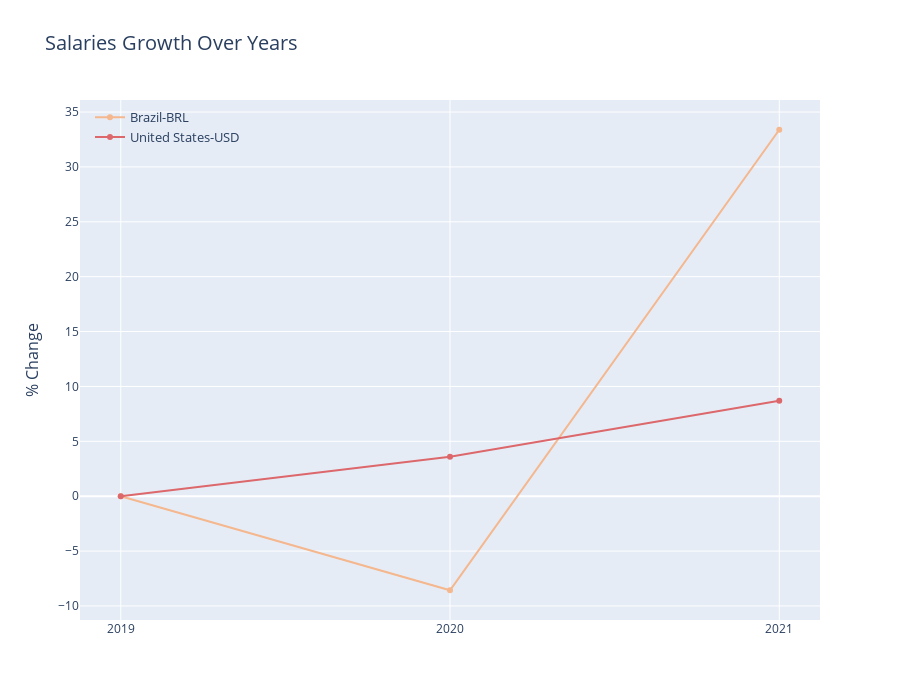

Notebook code cell kept with this figure:
### Code cell
# Plotting % differences in median salaries in Brazil and in the US over years

fig = go.Figure()

fig.add_trace(go.Scatter(x=df_all_years_br['year'],
                y=df_all_years_br['pct_change'],
                name='Brazil-BRL',
                marker_color='rgb(245, 183, 142)',
                connectgaps=False
                ))
fig.add_trace(go.Scatter(x=df_all_years_us['year'],
                y=df_all_years_us['pct_change'],
                name='United States-USD',
                marker_color='rgb(221, 104, 108)',
                connectgaps=False
                )) #2 e #4
fig.update_layout(
    height=700,
    title={
        'text':'Salaries Growth Over Years',
        'font':{'size':20}
        },
    xaxis_tickfont_size=12,
    xaxis = dict(
        tickmode = 'array',
        tickvals = ['2019', '2020','2021'],
        ticktext = ['2019', '2020','2021']
    ),
    yaxis=dict(
        title='% Change',
        titlefont_size=16,
        tickfont_size=12,
    ),
    legend=dict(
        x=0,
        y=1.015,
        bgcolor='rgba(255, 255, 255, 0)',
        bordercolor='rgba(255, 255, 255, 0)',
        borderwidth=10
    ),
    barmode='group',
    bargap=0.15, 
    bargroupgap=0.1,
    font={'size':13}
)
fig.show()

### Figure 1 — Plotly figure (JSON) as saved in the notebook; plotly's stock layout.template omitted (floating-point values rounded to 4 significant figures)
{"data": [{"connectgaps": false, "marker": {"color": "rgb(245, 183, 142)"}, "name": "Brazil-BRL", "x": ["2019", "2020", "2021"], "y": [0, -8.569, 33.39], "type": "scatter"}, {"connectgaps": false, "marker": {"color": "rgb(221, 104, 108)"}, "name": "United States-USD", "x": ["2019", "2020", "2021"], "y": [0, 3.604, 8.696], "type": "scatter"}], "layout": {"title": {"font": {"size": 20}, "text": "Salaries Growth Over Years"}, "xaxis": {"tickfont": {"size": 12}, "tickmode": "array", "tickvals": ["2019", "2020", "2021"], "ticktext": ["2019", "2020", "2021"]}, "yaxis": {"title": {"text": "% Change", "font": {"size": 16}}, "tickfont": {"size": 12}}, "legend": {"x": 0, "y": 1.015, "bgcolor": "rgba(255, 255, 255, 0)", "bordercolor": "rgba(255, 255, 255, 0)", "borderwidth": 10}, "font": {"size": 13}, "height": 700, "barmode": "group", "bargap": 0.15, "bargroupgap": 0.1}}
